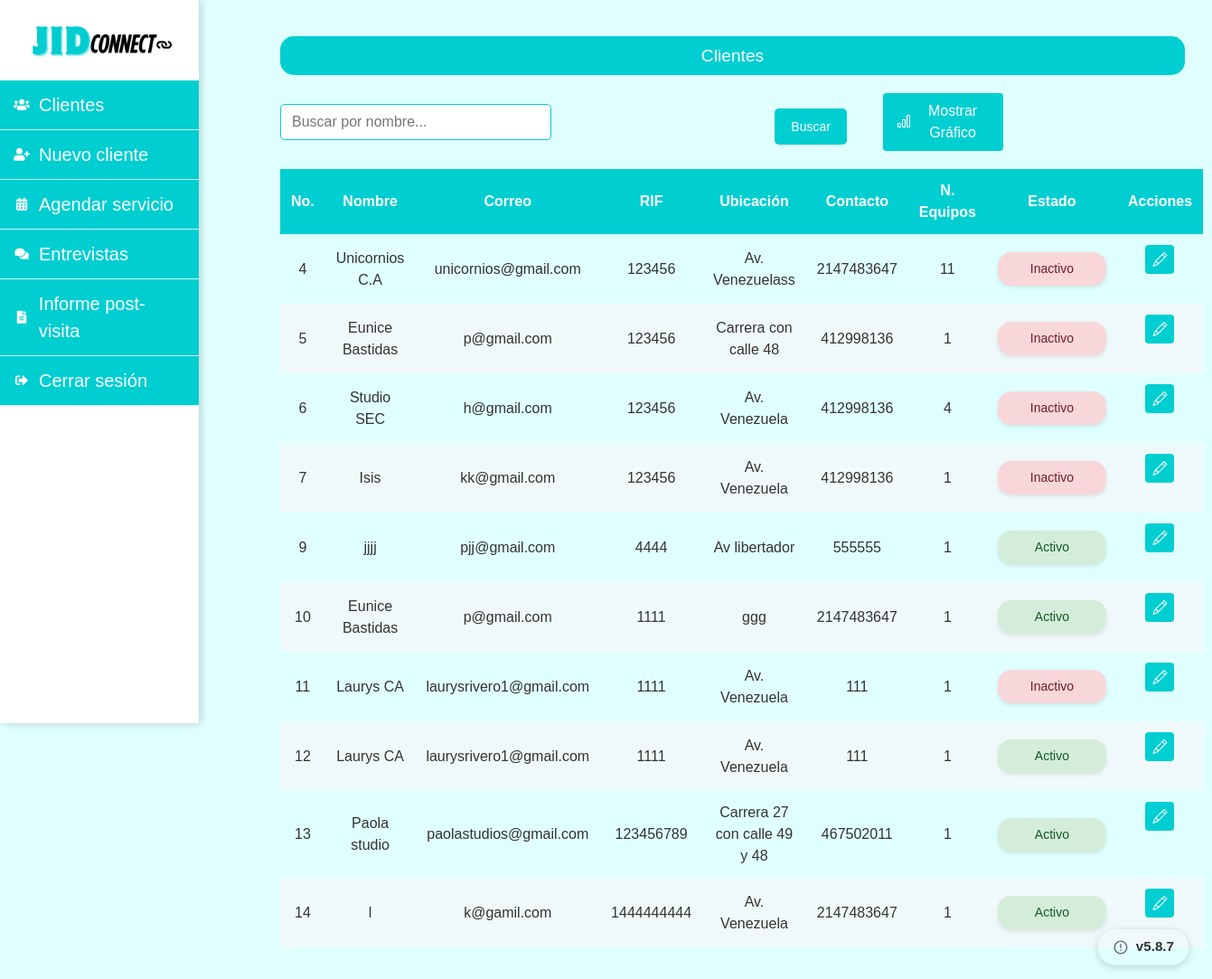
The page /tabla_clientes.php (signed in) on the database its author committed.
### tables this page shows
CREATE TABLE `clientes` (
  `id` int(11) NOT NULL,
  `nombre` varchar(100) NOT NULL,
  `correo` varchar(100) NOT NULL,
  `rif` int(10) NOT NULL,
  `ubicacion` text NOT NULL,
  `telefono` int(11) NOT NULL,
  `n_equipos` int(11) NOT NULL DEFAULT 0,
  `fecha_registro` datetime DEFAULT current_timestamp(),
  `estado` enum('activo','inactivo') NOT NULL DEFAULT 'activo' COMMENT 'Estado del cliente: activo o inactivo'
);

### permisos.php (called while the page is built, shortened)
<?php
   function tienePermiso($modulo, $accion) {
    if ($_SESSION['id_cargo'] == 1) {
        return true;
    }
}
?>

### tabla_clientes.php (the view, shortened to what this page needs)
<?php
require_once 'permisos.php';
$conexion = obtenerConexion();
$busqueda = '';
$sql = "SELECT * FROM clientes";
$resultado = mysqli_query($conexion, $sql);
?>
<!DOCTYPE html>
<html lang="es">
<head>
    <link href="https://cdn.jsdelivr.net/npm/bootstrap@5.3.0/dist/css/bootstrap.min.css" rel="stylesheet">
    <link rel="stylesheet" href="https://cdn.jsdelivr.net/npm/bootstrap-icons@1.10.0/font/bootstrap-icons.css">
    <link rel="stylesheet" href="css/estilos.css">
</head>
<body>
   <div class="menu-container">
        <?php include('menu.php'); ?>
    </div>
    <div class="main-content">
    <div class="content">
        <h3>Clientes</h3>
        <div class="busqueda-container">
            <form method="GET" action="">
                <input type="text" name="buscar" placeholder="Buscar por nombre..."
                       value="<?= htmlspecialchars($busqueda) ?>">
                <button type="submit">Buscar</button>
            </form>
            <button id="btnGrafico" class="btn-grafico">
                <i class="bi bi-bar-chart"></i> Mostrar Gráfico
            </button>
        </div>
        <table>
            <thead>
                <tr>
                    <th>No.</th>
                    <th>Nombre</th>
                    <th>Correo</th>
                    <th>RIF</th>
                    <th>Ubicación</th>
                    <th>Contacto</th>
                    <th>N. Equipos</th>
                    <th>Estado</th>
                    <th>Acciones</th>
                </tr>
            </thead>
            <tbody>
                <?php if (mysqli_num_rows($resultado) > 0): ?>
                    <?php while ($filas = mysqli_fetch_assoc($resultado)): ?>
                        <tr>
                            <td><?= $filas['id'] ?></td>
                            <td><?= htmlspecialchars($filas['nombre']) ?></td>
                            <td><?= htmlspecialchars($filas['correo']) ?></td>
                            <td><?= htmlspecialchars($filas['rif']) ?></td>
                            <td><?= htmlspecialchars($filas['ubicacion']) ?></td>
                            <td><?= htmlspecialchars($filas['telefono']) ?></td>
                            <td><?= $filas['n_equipos'] ?></td>
                            <td>
                                <?php if (tienePermiso('clientes', 'puede_editar')): ?>
                                <form method="POST" class="d-inline">
                                    <select name="nuevo_estado"
                                            class="estado-select <?= $filas['estado'] === 'activo' ? 'estado-activo' : 'estado-inactivo' ?>"
                                            onchange="this.form.submit()">
                                        <option value="activo" <?= $filas['estado'] === 'activo' ? 'selected' : '' ?>>Activo</option>
                                        <option value="inactivo" <?= $filas['estado'] === 'inactivo' ? 'selected' : '' ?>>Inactivo</option>
                                    </select>
                                </form>
                                <?php else: ?>
                                    <span class="badge bg-<?= $filas['estado'] === 'activo' ? 'success' : 'danger' ?>">
                                        <?= ucfirst($filas['estado']) ?>
                                    </span>
                                <?php endif; ?>
                            </td>
                            <td class="action-buttons">
                                <?php if (tienePermiso('clientes', 'puede_editar')): ?>
                                    <a href="editar.php?id=<?= $filas['id'] ?>" class="btn-action btn-edit" title="Editar">
                                        <i class="bi bi-pencil"></i>
                                    </a>
                                <?php endif; ?>
                            </td>
                        </tr>
                    <?php endwhile; ?>
                <?php endif; ?>
            </tbody>
        </table>
    </div>
    </div>
</body>
</html>

### menu.php (shortened to what this page needs)
<!DOCTYPE html>
<html lang="es">
<head>
    <link rel="stylesheet" href="https://cdnjs.cloudflare.com/ajax/libs/font-awesome/5.15.4/css/all.min.css">
    <link rel="stylesheet" href="css/menu.css">
</head>
<body>
    <div class="menu-container">
        <img src="fotos/logo.PNG" class="menu-logo" alt="Logo JID CONNECT">
        <nav class="menu">
            <ul>
                <li class="<?= !tienePermiso('clientes', 'puede_ver') ? 'hidden-item' : '' ?>">
                    <a href="<?= tienePermiso('clientes', 'puede_ver') ? 'tabla_clientes.php' : '#' ?>">
                        <i class="fas fa-users"></i> Clientes
                    </a>
                </li>
                <li class="<?= !tienePermiso('clientes', 'puede_crear') ? 'hidden-item' : '' ?>">
                    <a href="<?= tienePermiso('clientes', 'puede_crear') ? 'nuevo_cliente.php' : '#' ?>">
                        <i class="fas fa-user-plus"></i> Nuevo cliente
                    </a>
                </li>
                <li class="<?= !tienePermiso('agenda', 'puede_crear') ? 'hidden-item' : '' ?>">
                    <a href="<?= tienePermiso('agenda', 'puede_crear') ? 'agenda.php' : '#' ?>">
                        <i class="fas fa-calendar-alt"></i> Agendar servicio
                    </a>
                </li>
                <li class="<?= !tienePermiso('entrevistas', 'puede_ver') ? 'hidden-item' : '' ?>">
                    <a href="<?= tienePermiso('entrevistas', 'puede_ver') ? 'entrevistas.php' : '#' ?>">
                        <i class="fas fa-comments"></i> Entrevistas
                    </a>
                </li>
                <li class="<?= !tienePermiso('informe', 'puede_ver') ? 'hidden-item' : '' ?>">
                    <a href="<?= tienePermiso('informe', 'puede_ver') ? 'informe.php' : '#' ?>">
                        <i class="fas fa-file-alt"></i> Informe post-visita
                    </a>
                </li>
                <li>
                    <a href="cerrar_sesion.php">
                        <i class="fas fa-sign-out-alt"></i> Cerrar sesión
                    </a>
                </li>
            </ul>
        </nav>
    </div>
    <div class="version-badge">v5.8.7</div>
</body>
</html>

### css/estilos.css (style rules this page uses)
* { box-sizing: border-box; margin: 0; padding: 0; }
body { font-family: 'Arial', sans-serif; background-color: #E0FFFF; color: #333; min-height: 100vh; padding: 0; margin: 0; }
.main-content { margin-left: 280px; padding: 30px; width: calc(100% - 280px); min-height: 100vh; box-sizing: border-box; }
h3 { text-align: center; font-size: larger; background-color: #00CED1; border-radius: 15px; margin-bottom: 20px; margin-top: 10px; color: white; padding: 10px; }
table { border-collapse: collapse; width: 100%; margin: 15px 0; }
th, td { text-align: center; padding: 12px; }
tr:nth-child(even) { background-color: #f0f9f9; }
th { background-color: #00CED1; color: white; position: sticky; top: 0; }
a { text-decoration: none; color: white; }
input[type=text], input[type=date], input[type=time], input[type=email], input[type=tel], select, textarea { width: 100%; padding: 12px; margin: 8px 0; border: 1px solid #cccccc84; border-radius: 5px; box-sizing: border-box; font-family: inherit; }
.btn-grafico { padding: 8px 15px; background: #00CED1; color: white; border: none; cursor: pointer; border-radius: 4px; display: flex; align-items: center; gap: 5px; }
.estado-select { padding: 8px 12px; border-radius: 15px; border: none; font-weight: 500; cursor: pointer; outline: none; box-shadow: 0 2px 4px rgba(0,0,0,0.1); transition: all 0.3s; appearance: none; -webkit-appearance: none; -moz-appearance: none; text-align: center; min-width: 120px; font-size: 14px; }
.estado-activo { background-color: #d4edda; color: #155724; }
.estado-inactivo { background-color: #f8d7da; color: #721c24; }
.estado-select option { padding: 8px; background: white; color: #333; }
td form { display: flex; justify-content: center; }
button[type="submit"] { background-color: #00CED1; color: white; padding: 8px 24px; margin: 10px auto 0; width: auto; border: none; border-radius: 5px; font-size: 20px; cursor: pointer; transition: background-color 0.3s; display: block; text-align: center; }
.busqueda-container { display: flex; gap: 5%; margin: 20px 0; align-items: center; flex-wrap: nowrap; width: 100%; max-width: 800px; }
.busqueda-container form { display: flex; gap: 5%; align-items: center; flex-grow: 1; min-width: 0; width: 100%; }
.busqueda-container input { padding: 10px 12px; border: 1px solid #00CED1; border-radius: 5px; flex: 1; width: 200px; height: 40px; box-sizing: border-box; max-width: 300px; }
.busqueda-container button[type="submit"], .ver-todos-btn { padding: 0; height: 40px; width: auto; min-width: 80px; border-radius: 5px; font-size: 14px; display: flex; align-items: center; justify-content: center; white-space: nowrap; transition: background-color 0.3s; text-align: center; margin-right: 5%; }
.busqueda-container button:last-child, .ver-todos-btn:last-child { margin-right: 0; }
.busqueda-container button[type="submit"] { background-color: #00CED1; color: white; border: none; }
.action-buttons { display: flex; gap: 5%; justify-content: center; align-items: center; }
.btn-action { width: 32px; height: 32px; display: flex; align-items: center; justify-content: center; border-radius: 4px; border: none; cursor: pointer; transition: all 0.2s; padding: 0; }
.btn-action i { margin: 0; font-size: 16px; display: flex; align-items: center; justify-content: center; }
.action-buttons { display: flex; gap: 8px; justify-content: center; }
.btn-action { width: 32px; height: 32px; display: flex; align-items: center; justify-content: center; border-radius: 4px; border: none; cursor: pointer; transition: all 0.2s; }
.btn-edit { background-color: #00CED1; color: white; }

### rows shown on the page
clientes: id "4", nombre "Unicornios C.A", correo "unicornios@gmail.com", rif "123456", ubicacion "Av. Venezuelass", telefono "2147483647", n_equipos "11", nuevo_estado "Inactivo"
clientes: id "5", nombre "Eunice Bastidas", correo "p@gmail.com", rif "123456", ubicacion "Carrera con calle 48", telefono "412998136", n_equipos "1", nuevo_estado "Inactivo"
clientes: id "6", nombre "Studio SEC", correo "h@gmail.com", rif "123456", ubicacion "Av. Venezuela", telefono "412998136", n_equipos "4", nuevo_estado "Inactivo"
clientes: id "7", nombre "Isis", correo "kk@gmail.com", rif "123456", ubicacion "Av. Venezuela", telefono "412998136", n_equipos "1", nuevo_estado "Inactivo"
clientes: id "9", nombre "jjjj", correo "pjj@gmail.com", rif "4444", ubicacion "Av libertador", telefono "555555", n_equipos "1", nuevo_estado "Activo"
clientes: id "10", nombre "Eunice Bastidas", correo "p@gmail.com", rif "1111", ubicacion "ggg", telefono "2147483647", n_equipos "1", nuevo_estado "Activo"
clientes: id "11", nombre "Laurys CA", correo "laurysrivero1@gmail.com", rif "1111", ubicacion "Av. Venezuela", telefono "111", n_equipos "1", nuevo_estado "Inactivo"
clientes: id "12", nombre "Laurys CA", correo "laurysrivero1@gmail.com", rif "1111", ubicacion "Av. Venezuela", telefono "111", n_equipos "1", nuevo_estado "Activo"
clientes: id "13", nombre "Paola studio", correo "paolastudios@gmail.com", rif "123456789", ubicacion "Carrera 27 con calle 49 y 48", telefono "467502011", n_equipos "1", nuevo_estado "Activo"
clientes: id "14", nombre "l", correo "k@gamil.com", rif "1444444444", ubicacion "Av. Venezuela", telefono "2147483647", n_equipos "1", nuevo_estado "Activo"
